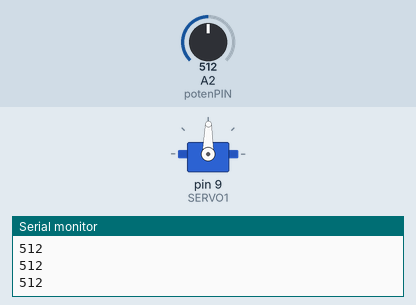
This sketch was run on a simulated Arduino Uno, built with avr-gcc and run on an emulated ATmega328P. Parts: servo, the last lines printed to the serial monitor. Inputs (shaded band) come from the test bench; at power-on: A2 (potenPIN) = 512.

Above: at 1.2 s.
1.3 s: A2 (potenPIN) set to 716
At 1.6 s:
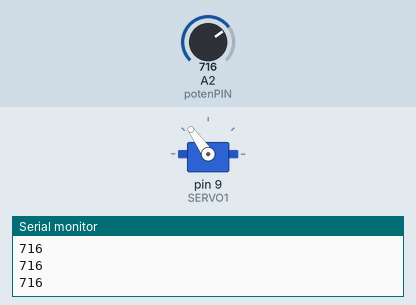
2.8 s: A2 (potenPIN) set to 900
At 3.1 s:
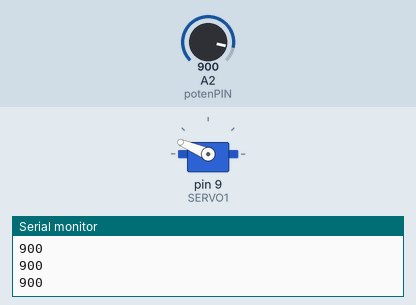
4.3 s: A2 (potenPIN) set to 1023
At 4.7 s:
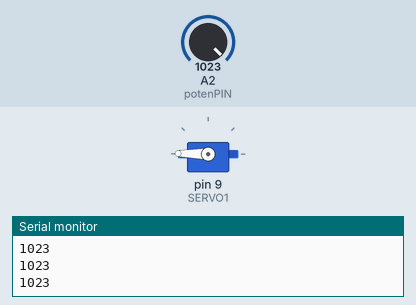
5.8 s: A2 (potenPIN) set to 306
At 6.3 s:
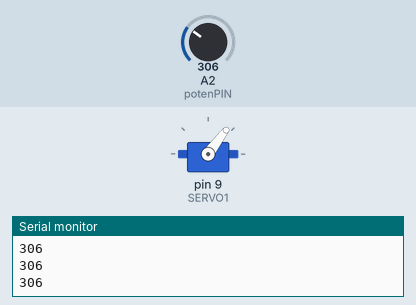
7.3 s: A2 (potenPIN) set to 122
At 8.5 s:
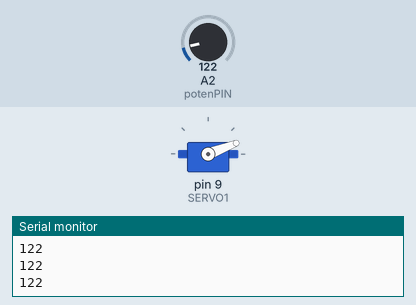
8.8 s: A2 (potenPIN) set to 511
At 10.1 s:
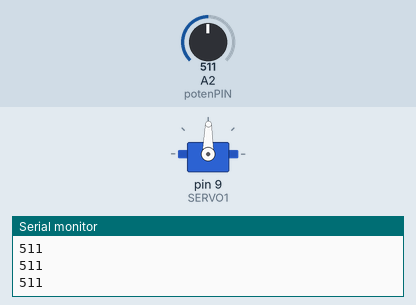
Timing chart, 0 to 11.3 s (numbered marks = the images above; inputs shaded):
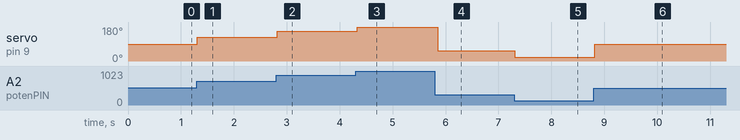

The sketch:

15May_potentiometer_may15b.ino
```cpp
#include <Servo.h>

Servo SERVO1;

int value = 0;
int potenPIN = A2;
int Angle = 0;

void setup() {
 Serial.begin(9600);
 SERVO1.attach(9);
}

void loop() {

  value = analogRead(potenPIN);

  Serial.println(value);
  value = map(value,0,1023,0,179);
  Angle = (value);

    SERVO1.write(Angle);
    delay(50);
}
```

Measured:
- after the input at 1.3 s, servo on pin 9 (SERVO1): 89° → 125° at once
- after the input at 2.8 s, servo on pin 9 (SERVO1): 125° → 157° at once
- after the input at 4.3 s, servo on pin 9 (SERVO1): 157° → 179° at once
- after the input at 5.8 s, servo on pin 9 (SERVO1): 179° → 53° after 0.05 s
- after the input at 7.3 s, servo on pin 9 (SERVO1): 53° → 21° at once
- after the input at 8.8 s, servo on pin 9 (SERVO1): 21° → 89° at once
